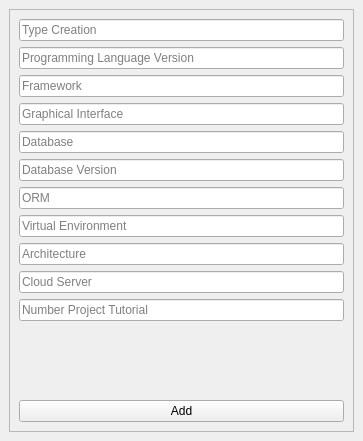
<?xml version="1.0" encoding="UTF-8"?>
<ui version="4.0">
 <class>Form</class>
 <widget class="QWidget" name="Form">
  <property name="geometry">
   <rect>
    <x>0</x>
    <y>0</y>
    <width>363</width>
    <height>441</height>
   </rect>
  </property>
  <property name="windowTitle">
   <string>Form</string>
  </property>
  <layout class="QHBoxLayout" name="horizontalLayout">
   <property name="spacing">
    <number>0</number>
   </property>
   <property name="leftMargin">
    <number>0</number>
   </property>
   <property name="topMargin">
    <number>0</number>
   </property>
   <property name="rightMargin">
    <number>0</number>
   </property>
   <property name="bottomMargin">
    <number>0</number>
   </property>
   <item>
    <widget class="QWidget" name="widget" native="true">
     <layout class="QHBoxLayout" name="horizontalLayout_2">
      <item>
       <widget class="QFrame" name="frame">
        <property name="frameShape">
         <enum>QFrame::StyledPanel</enum>
        </property>
        <property name="frameShadow">
         <enum>QFrame::Raised</enum>
        </property>
        <layout class="QVBoxLayout" name="verticalLayout">
         <property name="spacing">
          <number>-1</number>
         </property>
         <item>
          <widget class="QLineEdit" name="leName">
           <property name="placeholderText">
            <string>Type Creation</string>
           </property>
          </widget>
         </item>
         <item>
          <widget class="QLineEdit" name="leProgrammingLanguageVersion">
           <property name="placeholderText">
            <string>Programming Language Version</string>
           </property>
          </widget>
         </item>
         <item>
          <widget class="QLineEdit" name="leFramework">
           <property name="placeholderText">
            <string>Framework</string>
           </property>
          </widget>
         </item>
         <item>
          <widget class="QLineEdit" name="leGraphicalInterface">
           <property name="placeholderText">
            <string>Graphical Interface</string>
           </property>
          </widget>
         </item>
         <item>
          <widget class="QLineEdit" name="leDatabase">
           <property name="placeholderText">
            <string>Database</string>
           </property>
          </widget>
         </item>
         <item>
          <widget class="QLineEdit" name="leDataBaseVersion">
           <property name="placeholderText">
            <string>Database Version</string>
           </property>
          </widget>
         </item>
         <item>
          <widget class="QLineEdit" name="leOrm">
           <property name="placeholderText">
            <string>ORM</string>
           </property>
          </widget>
         </item>
         <item>
          <widget class="QLineEdit" name="leVirtualEnvironment">
           <property name="placeholderText">
            <string>Virtual Environment</string>
           </property>
          </widget>
         </item>
         <item>
          <widget class="QLineEdit" name="leArchitecture">
           <property name="placeholderText">
            <string>Architecture</string>
           </property>
          </widget>
         </item>
         <item>
          <widget class="QLineEdit" name="leCloudServer">
           <property name="placeholderText">
            <string>Cloud Server</string>
           </property>
          </widget>
         </item>
         <item>
          <widget class="QLineEdit" name="leNumberProjectTutorial">
           <property name="placeholderText">
            <string>Number Project Tutorial</string>
           </property>
          </widget>
         </item>
         <item>
          <widget class="QLabel" name="lMessageForm">
           <property name="text">
            <string/>
           </property>
          </widget>
         </item>
         <item>
          <widget class="QPushButton" name="pbAddUpdate">
           <property name="text">
            <string>Add</string>
           </property>
          </widget>
         </item>
        </layout>
       </widget>
      </item>
     </layout>
    </widget>
   </item>
  </layout>
 </widget>
 <resources/>
 <connections/>
</ui>
